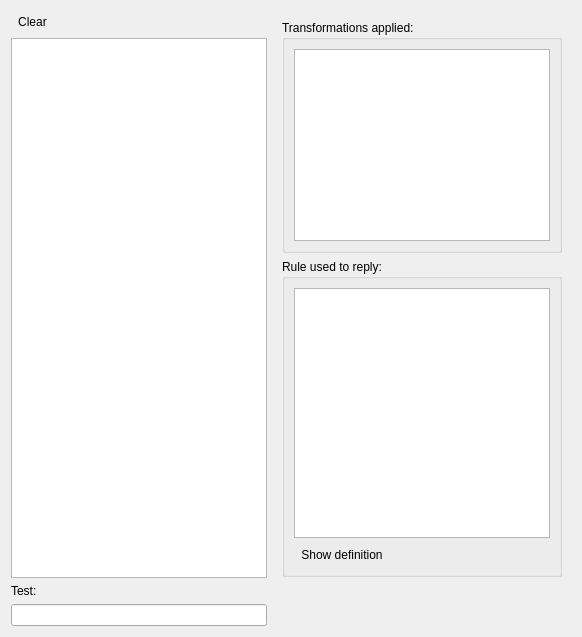
       <widget class="QWidget" name="testTab">
        <attribute name="title">
         <string>Test your chatbot</string>
        </attribute>
        <layout class="QGridLayout" name="gridLayout_10">
         <item row="0" column="0">
          <layout class="QHBoxLayout" name="testToolbarLayout">
           <item>
            <widget class="QToolButton" name="clearTestConvButton">
             <property name="enabled">
              <bool>true</bool>
             </property>
             <property name="toolTip">
              <string>Clean test conversation</string>
             </property>
             <property name="text">
              <string>Clear</string>
             </property>
             <property name="icon">
              <iconset resource="../res/chatbot_theme.qrc">
               <normaloff>:/icons/clear_conv.png</normaloff>:/icons/clear_conv.png</iconset>
             </property>
             <property name="iconSize">
              <size>
               <width>24</width>
               <height>24</height>
              </size>
             </property>
             <property name="autoRaise">
              <bool>true</bool>
             </property>
            </widget>
           </item>
           <item>
            <spacer name="testToolbarSpacer">
             <property name="orientation">
              <enum>Qt::Horizontal</enum>
             </property>
             <property name="sizeHint" stdset="0">
              <size>
               <width>40</width>
               <height>20</height>
              </size>
             </property>
            </spacer>
           </item>
          </layout>
         </item>
         <item row="1" column="0">
          <widget class="Lvk::FE::TestConversationWidget" name="testConversationText">
           <property name="readOnly">
            <bool>true</bool>
           </property>
           <property name="overwriteMode">
            <bool>false</bool>
           </property>
          </widget>
         </item>
         <item row="2" column="0">
          <widget class="QLabel" name="testLabel">
           <property name="text">
            <string>Test:</string>
           </property>
          </widget>
         </item>
         <item row="3" column="0">
          <widget class="Lvk::FE::TestInputText" name="testInputText"/>
         </item>
         <item row="0" column="1" rowspan="4">
          <widget class="QFrame" name="testRightFrame">
           <property name="sizePolicy">
            <sizepolicy hsizetype="Expanding" vsizetype="Expanding">
             <horstretch>0</horstretch>
             <verstretch>0</verstretch>
            </sizepolicy>
           </property>
           <layout class="QGridLayout" name="gridLayout_12">
            <item row="2" column="0">
             <widget class="QGroupBox" name="ruleViewGroupBox">
              <property name="title">
               <string>Rule used to reply:</string>
              </property>
              <layout class="QGridLayout" name="gridLayout_11">
               <item row="1" column="0">
                <widget class="Lvk::FE::RuleTextView" name="ruleView">
                 <property name="sizePolicy">
                  <sizepolicy hsizetype="Expanding" vsizetype="Expanding">
                   <horstretch>0</horstretch>
                   <verstretch>0</verstretch>
                  </sizepolicy>
                 </property>
                 <property name="minimumSize">
                  <size>
                   <width>0</width>
                   <height>250</height>
                  </size>
                 </property>
                 <property name="readOnly">
                  <bool>true</bool>
                 </property>
                </widget>
               </item>
               <item row="2" column="0">
                <widget class="QToolButton" name="showRuleDefButton">
                 <property name="toolTip">
                  <string>Show definition (Ctrl+D)</string>
                 </property>
                 <property name="text">
                  <string>Show definition</string>
                 </property>
                 <property name="icon">
                  <iconset resource="../res/chatbot_theme.qrc">
                   <normaloff>:/icons/show_rule.png</normaloff>:/icons/show_rule.png</iconset>
                 </property>
                 <property name="iconSize">
                  <size>
                   <width>24</width>
                   <height>24</height>
                  </size>
                 </property>
                 <property name="shortcut">
                  <string>Ctrl+D</string>
                 </property>
                 <property name="toolButtonStyle">
                  <enum>Qt::ToolButtonTextBesideIcon</enum>
                 </property>
                 <property name="autoRaise">
                  <bool>true</bool>
                 </property>
                </widget>
               </item>
              </layout>
             </widget>
            </item>
            <item row="4" column="0">
             <spacer name="verticalSpacer_2">
              <property name="orientation">
               <enum>Qt::Vertical</enum>
              </property>
              <property name="sizeHint" stdset="0">
               <size>
                <width>20</width>
                <height>40</height>
               </size>
              </property>
             </spacer>
            </item>
            <item row="1" column="0">
             <widget class="QGroupBox" name="transfViewGroupBox">
              <property name="title">
               <string>Transformations applied:</string>
              </property>
              <layout class="QGridLayout" name="gridLayout_13">
               <item row="0" column="0">
                <widget class="QTextEdit" name="transfView"/>
               </item>
              </layout>
             </widget>
            </item>
           </layout>
          </widget>
         </item>
        </layout>
       </widget>
